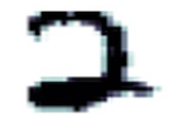
%> input picture 2.JPG, 169 x 130 px
$ octave test_real.m   (GNU Octave 9; MATLAB toolbox functions it lacks are replaced by stand-ins)
%> lines starting %> are read from the running program, lines starting %| are printed output that depends on the picture
### matlab/convnet_forward.m
function [output, P] = convnet_forward(params, layers, data)
    l = length(layers);
    %batch_size = layers{1}.batch_size;
    assert(strcmp(layers{1}.type, 'DATA') == 1, 'first layer must be data layer');
    output{1}.data = data;
    output{1}.height = layers{1}.height;
    output{1}.width = layers{1}.width;
    output{1}.channel = layers{1}.channel;
    output{1}.batch_size = layers{1}.batch_size;
    output{1}.diff = 0;
    for i = 2:l-1
        switch layers{i}.type
            case 'CONV'
                output{i} = conv_layer_forward(output{i-1}, layers{i}, params{i-1});
            case 'POOLING'
                output{i} = pooling_layer_forward(output{i-1}, layers{i});
            case 'IP'
                output{i} = inner_product_forward(output{i-1}, layers{i}, params{i-1});
            case 'RELU'
                output{i} = relu_forward(output{i-1});
            case 'ELU'
                output{i} = elu_forward(output{i-1}, layers{i});
        end
    end
    if nargout > 1
        W = bsxfun(@plus, params{l-1}.w * output{l-1}.data, params{l-1}.b);
        W = [W; zeros(1, size(W, 2))];
        W=bsxfun(@minus, W, max(W));
        W=exp(W);

        % Convert to Probabilities by normalizing
        P=bsxfun(@rdivide, W, sum(W));
    end
end

### matlab/get_lenet.m
function layers = get_lenet()

    layers{1}.type = 'DATA';
    layers{1}.height = 28;
    layers{1}.width = 28;
    layers{1}.channel = 1;
    layers{1}.batch_size = 100;

    layers{2}.type = 'CONV';
    layers{2}.num = 20;
    layers{2}.k = 5;
    layers{2}.stride = 1;
    layers{2}.pad = 0;
    layers{2}.group = 1;

    layers{3}.type = 'RELU';

    layers{4}.type = 'POOLING';
    layers{4}.k = 2;
    layers{4}.stride = 2;
    layers{4}.pad = 0;


    layers{5}.type = 'CONV';
    layers{5}.k = 5;
    layers{5}.stride = 1;
    layers{5}.pad = 0;
    layers{5}.group = 1;
    layers{5}.num = 50;

    layers{6}.type = 'RELU';

    layers{7}.type = 'POOLING';
    layers{7}.k = 2;
    layers{7}.stride = 2;
    layers{7}.pad = 0;

    layers{8}.type = 'IP';
    layers{8}.num = 500;
    layers{8}.init_type = 'uniform';

    layers{9}.type = 'RELU';

    layers{10}.type = 'LOSS';
    layers{10}.num = 10;

end

### matlab/test_real.m
% Network defintion
addpath('../matlab/');
layers = get_lenet();
load lenet.mat

%% Loading data
ims = {imresize(rgb2gray(imread('../images/2.JPG')),[28,28]) ...
    imresize(rgb2gray(imread('../images/3.JPG')),[28,28]) ...
    imresize(rgb2gray(imread('../images/4.JPG')),[28,28]) ...
    imresize(rgb2gray(imread('../images/5.JPG')),[28,28]) ...
    imresize(rgb2gray(imread('../images/7.JPG')),[28,28])};
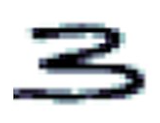
%> input picture 3.JPG, 160 x 123 px
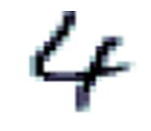
%> input picture 4.JPG, 151 x 131 px
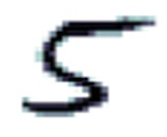
%> input picture 5.JPG, 167 x 137 px
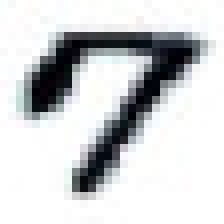
%> input picture 7.JPG, 28 x 28 px (shown 8 times larger)
%> ims = 5 items
labels = {[2], ...
    [3], ...
    [4], ...
    [5], ...
    [7]};
total = 0;
accurate = 0;
%% Testing the network
for i=1:5
    image_labels = labels{i};
    layers{1}.batch_size = 1;
    imd=im2double(ims{i});
    img = 1 - reshape(imd', 784, 1);
    [output, P] = convnet_forward(params, layers, img);
        class_probabilities = P(:, 1);
       [value prediction] = max(class_probabilities);
       prediction = prediction - 1 ;
       fprintf("%d(%d), ", prediction, image_labels);

           total = total + 1;
           if prediction == image_labels
               accurate = accurate + 1;
           end

    fprintf("\n");
end
%> this loop made 5 passes
%> (value, prediction) on passes 2, 3, 5: (0.999, 3), (0.993, 4), (0.91, 7)
%> (W in convnet_forward, value, prediction) on passes 1, 4: ([8; 2.81; 28.39; 19.1; -5.11; 3.21; 5.88; 3.07; 3.25], 1, 2), ([3.2; -5.33; 3.86; 0.0355; -6.04; 15.26; 2.1; -7.17; 5.74], 1, 5)
%| 2(2),
%| 3(3),
%| 4(4),
%| 5(5),
%| 7(7),
%> pass 1, `imd=im2double(ims{i});`:
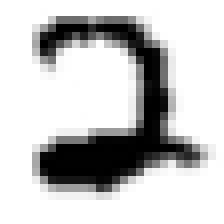
%> imd: size 28x28 double (shown 8 times larger); min 0, max 1, mean 0.775
%> pass 2, `imd=im2double(ims{i});`:
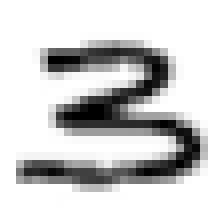
%> imd: size 28x28 double (shown 8 times larger); min 0, max 1, mean 0.815
%> pass 3, `imd=im2double(ims{i});`:
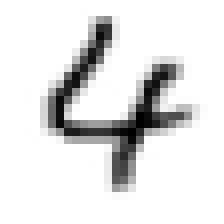
%> imd: size 28x28 double (shown 8 times larger); min 0, max 1, mean 0.889
%> after the loop, accurate = 5; layers = 10 items; total = 5
fprintf("\nReal case accuracy: %.1f%%\n", accurate * 100 /total);
%| Real case accuracy: 100.0%
